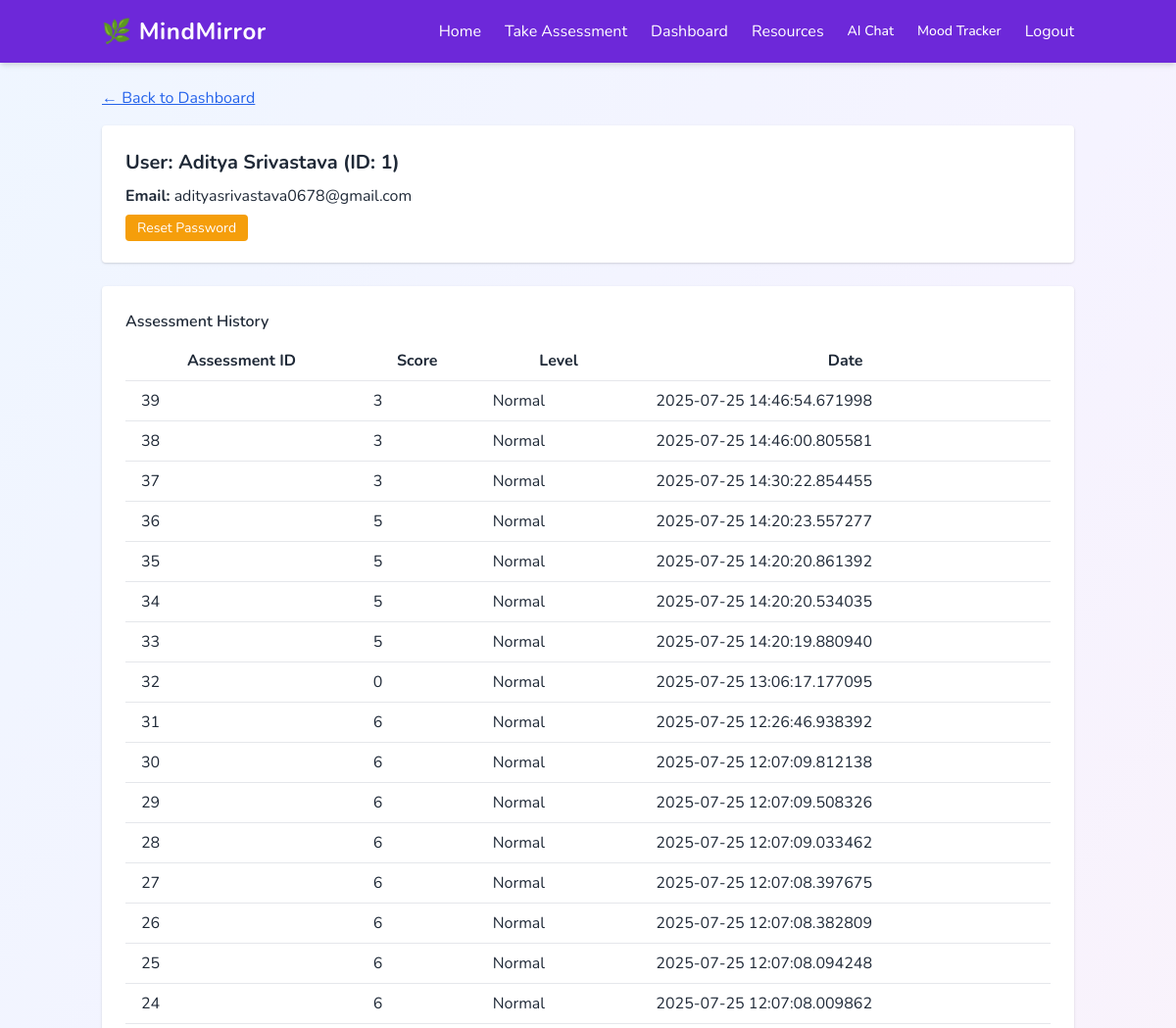
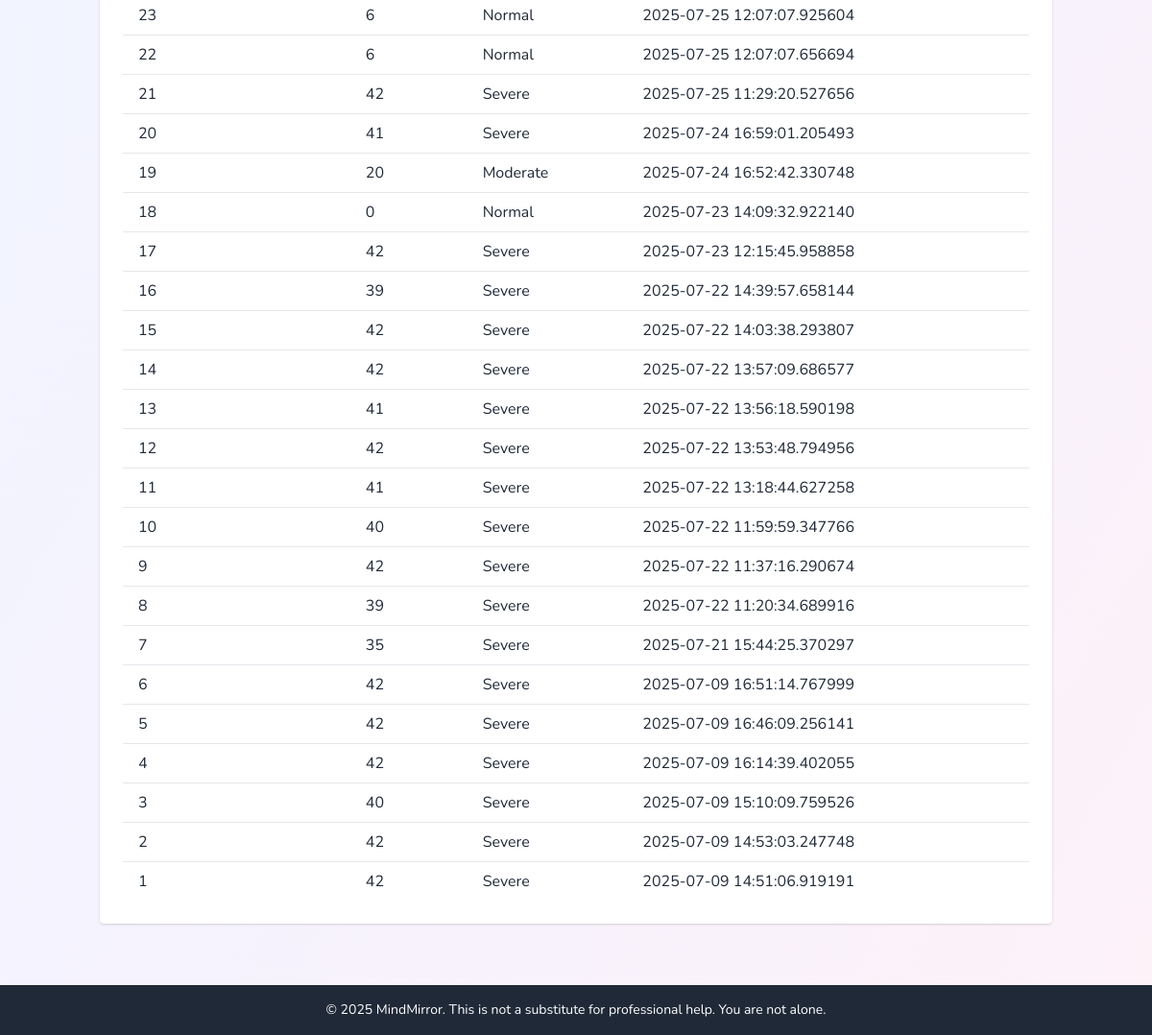
Screenshot of /admin/user/1 (signed in) with the database file from the repository (2 pictures, top to bottom).
### tables this page shows
CREATE TABLE users (
                id INTEGER PRIMARY KEY AUTOINCREMENT,
                name TEXT NOT NULL,
                email TEXT UNIQUE NOT NULL,
                password TEXT NOT NULL
            );

CREATE TABLE assessments (
                id INTEGER PRIMARY KEY AUTOINCREMENT,
                user_id INTEGER,
                answers TEXT,
                score INTEGER,
                level TEXT,
                created_at TIMESTAMP
            );

### admin_routes.py (the view)
@admin_bp.route('/user/<int:user_id>')
@admin_login_required
def user_detail(user_id):
    with sqlite3.connect('mindmirror.db') as conn:
        c = conn.cursor()
        c.execute("SELECT id, name, email FROM users WHERE id = ?", (user_id,))
        user = c.fetchone()
        c.execute("SELECT id, score, level, created_at FROM assessments WHERE user_id = ? ORDER BY created_at DESC", (user_id,))
        assessments = c.fetchall()
    return render_template('user_detail.html', user=user, assessments=assessments)

### admin_routes.py (called while the page is built)
def admin_login_required(f):
    from functools import wraps
    @wraps(f)
    def decorated_function(*args, **kwargs):
        if not session.get('admin'):
            return redirect(url_for('admin.admin_login'))
        return f(*args, **kwargs)
    return decorated_function

### templates/user_detail.html (shortened to what this page needs)
{% extends "base.html" %}
{% block content %}
<a href="{{ url_for('admin.admin_dashboard') }}" class="text-blue-600 underline mb-4 inline-block">&larr; Back to Dashboard</a>
<div class="bg-white p-6 rounded shadow mb-6">
    <h2 class="text-xl font-bold mb-2">User: {{ user[1] }} (ID: {{ user[0] }})</h2>
    <p class="mb-2"><strong>Email:</strong> {{ user[2] }}</p>
    <a href="{{ url_for('admin.reset_password', user_id=user[0]) }}" class="bg-yellow-500 text-white px-3 py-1 rounded hover:bg-yellow-600 text-sm">Reset Password</a>
</div>
<div class="bg-white p-6 rounded shadow">
    <h3 class="font-semibold mb-2">Assessment History</h3>
    <table class="min-w-full">
        <thead>
            <tr>
                <th class="py-2 px-4">Assessment ID</th>
                <th class="py-2 px-4">Score</th>
                <th class="py-2 px-4">Level</th>
                <th class="py-2 px-4">Date</th>
            </tr>
        </thead>
        <tbody>
            {% for a in assessments %}
            <tr class="border-t">
                <td class="py-2 px-4">{{ a[0] }}</td>
                <td class="py-2 px-4">{{ a[1] }}</td>
                <td class="py-2 px-4">{{ a[2] }}</td>
                <td class="py-2 px-4">{{ a[3] }}</td>
            </tr>
            {% else %}
            <tr>
                <td colspan="4" class="py-2 px-4 text-center">No assessments found.</td>
            </tr>
            {% endfor %}
        </tbody>
    </table>
</div>
{% endblock %}

### templates/base.html (style rules this page uses)
body { font-family: 'Nunito', sans-serif; }

### rows the page displays
users: name "Aditya Srivastava", id "1", email "adityasrivastava0678@gmail.com"
assessments: id "39", score "3", level "Normal", created_at "2025-07-25 14:46:54.671998"
assessments: id "38", score "3", level "Normal", created_at "2025-07-25 14:46:00.805581"
assessments: id "37", score "3", level "Normal", created_at "2025-07-25 14:30:22.854455"
assessments: id "36", score "5", level "Normal", created_at "2025-07-25 14:20:23.557277"
assessments: id "35", score "5", level "Normal", created_at "2025-07-25 14:20:20.861392"
assessments: id "34", score "5", level "Normal", created_at "2025-07-25 14:20:20.534035"
assessments: id "33", score "5", level "Normal", created_at "2025-07-25 14:20:19.880940"
assessments: id "32", score "0", level "Normal", created_at "2025-07-25 13:06:17.177095"
assessments: id "31", score "6", level "Normal", created_at "2025-07-25 12:26:46.938392"
assessments: id "30", score "6", level "Normal", created_at "2025-07-25 12:07:09.812138"
assessments: id "29", score "6", level "Normal", created_at "2025-07-25 12:07:09.508326"
assessments: id "28", score "6", level "Normal", created_at "2025-07-25 12:07:09.033462"
assessments: id "27", score "6", level "Normal", created_at "2025-07-25 12:07:08.397675"
assessments: id "26", score "6", level "Normal", created_at "2025-07-25 12:07:08.382809"
assessments: id "25", score "6", level "Normal", created_at "2025-07-25 12:07:08.094248"
assessments: id "24", score "6", level "Normal", created_at "2025-07-25 12:07:08.009862"
assessments: id "23", score "6", level "Normal", created_at "2025-07-25 12:07:07.925604"
assessments: id "22", score "6", level "Normal", created_at "2025-07-25 12:07:07.656694"
assessments: id "21", score "42", level "Severe", created_at "2025-07-25 11:29:20.527656"
assessments: id "20", score "41", level "Severe", created_at "2025-07-24 16:59:01.205493"
assessments: id "19", score "20", level "Moderate", created_at "2025-07-24 16:52:42.330748"
assessments: id "18", score "0", level "Normal", created_at "2025-07-23 14:09:32.922140"
assessments: id "17", score "42", level "Severe", created_at "2025-07-23 12:15:45.958858"
assessments: id "16", score "39", level "Severe", created_at "2025-07-22 14:39:57.658144"
assessments: id "15", score "42", level "Severe", created_at "2025-07-22 14:03:38.293807"
assessments: id "14", score "42", level "Severe", created_at "2025-07-22 13:57:09.686577"
assessments: id "13", score "41", level "Severe", created_at "2025-07-22 13:56:18.590198"
assessments: id "12", score "42", level "Severe", created_at "2025-07-22 13:53:48.794956"
assessments: id "11", score "41", level "Severe", created_at "2025-07-22 13:18:44.627258"
assessments: id "10", score "40", level "Severe", created_at "2025-07-22 11:59:59.347766"
assessments: id "9", score "42", level "Severe", created_at "2025-07-22 11:37:16.290674"
assessments: id "8", score "39", level "Severe", created_at "2025-07-22 11:20:34.689916"
assessments: id "7", score "35", level "Severe", created_at "2025-07-21 15:44:25.370297"
assessments: id "6", score "42", level "Severe", created_at "2025-07-09 16:51:14.767999"
assessments: id "5", score "42", level "Severe", created_at "2025-07-09 16:46:09.256141"
assessments: id "4", score "42", level "Severe", created_at "2025-07-09 16:14:39.402055"
assessments: id "3", score "40", level "Severe", created_at "2025-07-09 15:10:09.759526"
assessments: id "2", score "42", level "Severe", created_at "2025-07-09 14:53:03.247748"
assessments: id "1", score "42", level "Severe", created_at "2025-07-09 14:51:06.919191"
